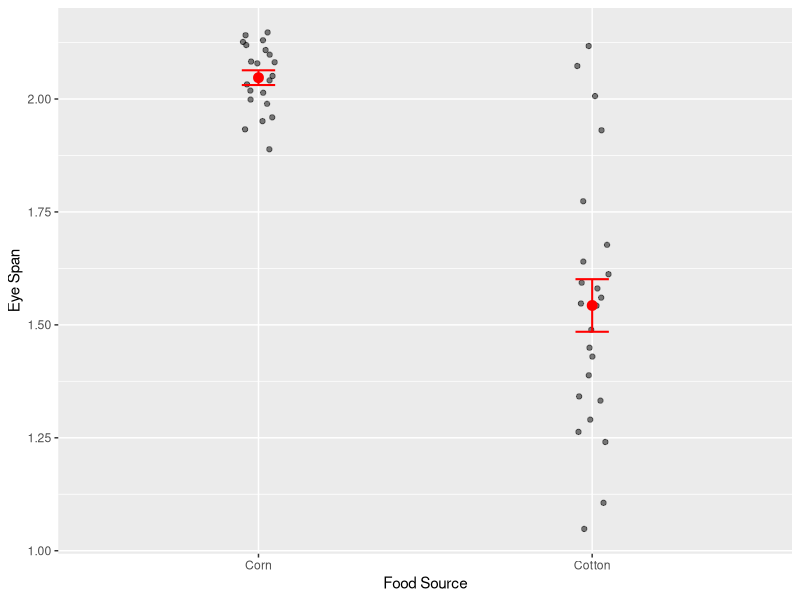
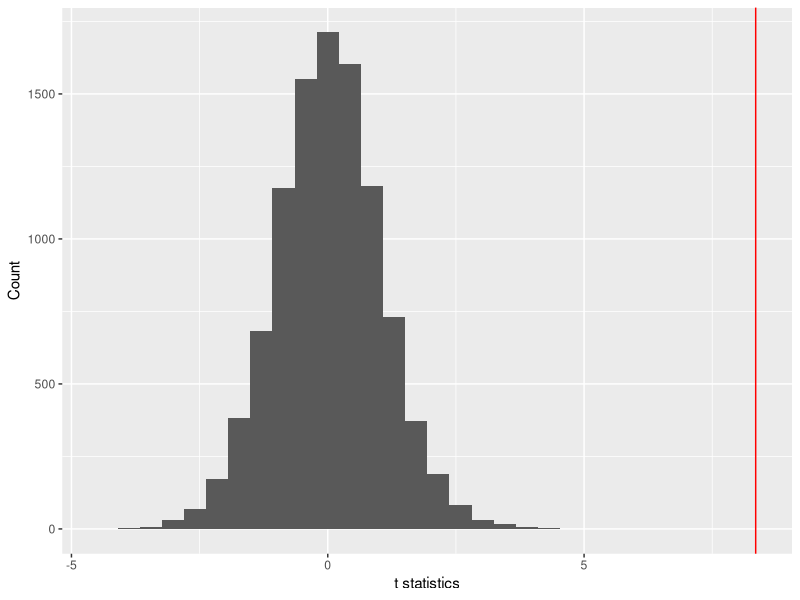

Source code (R) for these figures, in order: (Note: this script raises an error after producing the figures.)
## ---- chunk 1
library(tidyverse)
library(readxl)
library(cowplot)

# This option turn on cacheing of chunks. This will dramatically
# speed up knitting, because only chunks that have changed will
# be recompiled.
knitr::opts_chunk$set(cache = TRUE)
## ---- chunk 2
# Read data
stalk <- read_csv("../data/Stalkies.csv")

# Some thoughtful plotting
ggplot(stalk, aes(x = food_source, y = eye_span)) +
  geom_point(position = position_jitter(width = 0.05), alpha = 0.5) +
  stat_summary(fun.y = mean, geom = "point", size = 3, color = "red") + 
  stat_summary(fun.data = mean_se, geom = "errorbar", width = 0.1,
               color = "red", size = 0.7) +
  labs(x = "Food Source", y = "Eye Span")

set.seed(8987324)
nreps <- 1e4
t_stats <- numeric(nreps)
t_stats[1] <- t.test(eye_span ~ food_source, data = stalk)$statistic

for (ii in 2:nreps) {
  t_stats[ii] <- t.test(sample(eye_span) ~ food_source, data = stalk)$statistic
}

data_frame(t_stats) %>% 
  ggplot(aes(t_stats)) +
  geom_histogram() +
  geom_vline(xintercept = t_stats[1], color = "red") +
  labs(x = "t statistics", y = "Count")

2 * mean(t_stats >= t_stats[1])

t.test(eye_span ~ food_source, data = stalk)
## ---- chunk 3
library(parallel)
library(foreach)
library(doParallel)

t_obs <- t.test(eye_span ~ food_source, data = stalk)

nreps <- 1e4
t_stats <- numeric(nreps)
t_stats[1] <- t_obs$statistic

# Set up parallel processor
n_cores <- 2
cl <- makeCluster(n_cores)
registerDoParallel(cl, cores = n_cores)

# Function to do the randomized t-test and return the t-value only.
t_rand <- function() {
  rnd_t <- t.test(sample(eye_span) ~ food_source, data = stalk)$statistic
  return(as.numeric(rnd_t))
}

# Parallel randomization execute t_rand(), and combine the output into t_stats.
t_stats[2:nreps] <- foreach(i = 2:nreps, .combine = c) %dopar% t_rand()

2 * mean(t_stats >= t_stats[1])

# Close cluster
stopImplicitCluster()
## ---- chunk 4
# Iterations per second, 1 processor
(p1 <- 124.7 / nreps)

# Iterations per second, 6 processors
(p6 <- 93 / nreps)

p1 / p6
## ---- chunk 5
EW <- read_csv("../data/Earwigs.csv")

EW %>%
  ggplot(aes(Density, Proportion_Forceps)) +
  geom_point() +
  geom_smooth(method = "lm")

fm <- lm(Proportion_Forceps ~ Density, data = EW)
summary(fm)

set.seed(28476)
nreps <- 1e4
t_stats <- numeric(nreps)
t_stats[1] <- summary(fm)$coefficients[2, 3]

for (ii in 2:nreps) {
  fm_rnd <- lm(sample(Proportion_Forceps) ~ Density, data = EW)
  t_stats[ii] <- summary(fm_rnd)$coefficients[2, 3]
}

data_frame(t_stats) %>% 
  ggplot(aes(t_stats)) +
  geom_histogram() +
  geom_vline(xintercept = t_stats[1], color = "red") +
  labs(x = "t statistics", y = "Count")

2 * mean(t_stats >= t_stats[1])

factorial(7)
